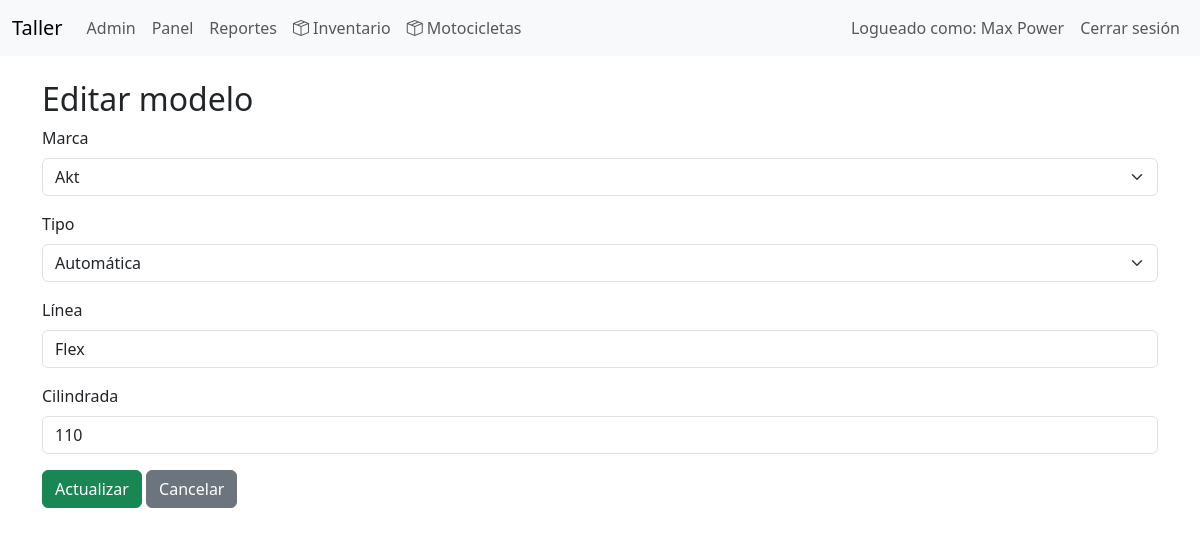
The page /index.php?controller=modelo_moto&action=edit&id=53 (signed in) on the database its author committed.
### tables this page shows
CREATE TABLE `modelos_moto` (
  `id` int(11) NOT NULL,
  `marca_moto_id` int(11) NOT NULL,
  `tipo_moto_id` int(11) NOT NULL,
  `linea` varchar(50) NOT NULL,
  `cilindrada` smallint(5) UNSIGNED DEFAULT NULL,
  `activo` tinyint(1) NOT NULL DEFAULT 1,
  `created_at` timestamp NOT NULL DEFAULT current_timestamp(),
  `updated_at` timestamp NOT NULL DEFAULT current_timestamp() ON UPDATE current_timestamp()
);

CREATE TABLE `marcas_moto` (
  `id` int(11) NOT NULL,
  `nombre` varchar(100) NOT NULL,
  `activo` tinyint(1) NOT NULL DEFAULT 1,
  `created_at` timestamp NOT NULL DEFAULT current_timestamp(),
  `updated_at` timestamp NOT NULL DEFAULT current_timestamp() ON UPDATE current_timestamp()
);

CREATE TABLE `tipos_moto` (
  `id` int(11) NOT NULL,
  `nombre` varchar(100) NOT NULL,
  `activo` tinyint(1) NOT NULL DEFAULT 1,
  `created_at` timestamp NOT NULL DEFAULT current_timestamp(),
  `updated_at` timestamp NOT NULL DEFAULT current_timestamp() ON UPDATE current_timestamp()
);

### app/controllers/BaseController.php (called while the page is built, shortened)
<?php
abstract class BaseController
{
    protected function render(string $view, array $data = []): void
    {
        extract($data);
        require __DIR__ . '/../views/layouts/header.php';
        require __DIR__ . '/../views/' . $view . '.php';
        require __DIR__ . '/../views/layouts/footer.php';
    }
}

### app/controllers/ModeloMotoController.php (called while the page is built, shortened)
<?php
class ModeloMotoController extends BaseController
{
    private ModeloMoto $modelModel;
    private MarcaMoto $brandModel;
    private TipoMoto $typeModel;
   public function __construct(PDO $pdo)
{
    $this->modelModel = new ModeloMoto($pdo);
    $this->brandModel = new MarcaMoto($pdo);
    $this->typeModel = new TipoMoto($pdo);
}
public function edit(): void
{
    $id = (int)($_GET['id'] ?? 0);
    $model = $this->modelModel->find($id);
    $this->render('motorcycle_models/form', [
        'title'  => 'Editar modelo',
        'model'  => $model,
        'brands' => $this->brandModel->active(),
        'types'  => $this->typeModel->active()
    ]);
}
}

### app/models/BaseModel.php (called while the page is built, shortened)
<?php
class BaseModel
{
    public function __construct(PDO $pdo)
    {
        $this->db = $pdo;
    }
}

### app/models/ModeloMoto.php (called while the page is built, shortened)
<?php
class ModeloMoto extends BaseModel
{
    public function find(int $id): ?array
{
    $stmt = $this->db->prepare("
        SELECT
            id,
            marca_moto_id,
            tipo_moto_id,
            linea,
            cilindrada,
            activo
        FROM modelos_moto
        WHERE id = :id
    ");
    $stmt->execute([
        ':id' => $id
    ]);
    return $stmt->fetch(PDO::FETCH_ASSOC) ?: null;
}
}

### app/models/CatalogModel.php (called while the page is built, shortened)
<?php
abstract class CatalogModel extends BaseModel
{
    protected string $table;
    public function active(): array
    {
        $stmt = $this->db->query("
            SELECT *
            FROM {$this->table}
            WHERE activo = 1
            ORDER BY nombre
        ");
        return $stmt->fetchAll(PDO::FETCH_ASSOC);
    }
}

### app/views/motorcycle_models/form.php (the view, shortened to what this page needs)
<h2><?= $title ?></h2>
<form
    method="post"
    action="index.php?controller=modelo_moto&action=<?= isset($model['id']) ? 'update' : 'store' ?>">
<div class="mb-3">
    <label class="form-label">Marca</label>
    <select
        name="marca_moto_id"
        class="form-select"
        required>
        <?php foreach ($brands as $brand): ?>
            <option
                value="<?= $brand['id'] ?>"
                <?= isset($model['marca_moto_id']) &&
                    $model['marca_moto_id'] == $brand['id']
                    ? 'selected'
                    : '' ?>>
                <?= htmlspecialchars($brand['nombre']) ?>
            </option>
        <?php endforeach; ?>
    </select>
</div>
<div class="mb-3">
    <label class="form-label">Tipo</label>
    <select
        name="tipo_moto_id"
        class="form-select"
        required>
        <?php foreach ($types as $type): ?>
            <option
                value="<?= $type['id'] ?>"
                <?= isset($model['tipo_moto_id']) &&
                    $model['tipo_moto_id'] == $type['id']
                    ? 'selected'
                    : '' ?>>
                <?= htmlspecialchars($type['nombre']) ?>
            </option>
        <?php endforeach; ?>
    </select>
</div>
<div class="mb-3">
    <label class="form-label">Línea</label>
    <input
        type="text"
        name="linea"
        class="form-control"
        maxlength="30"
        value="<?= htmlspecialchars($model['linea'] ?? '') ?>"
        required>
</div>
<div class="mb-3">
    <label class="form-label">Cilindrada</label>
    <input
        type="number"
        name="cilindrada"
        class="form-control"
        min="0"
        value="<?= htmlspecialchars($model['cilindrada'] ?? '') ?>">
</div>
<button
    type="submit"
    class="btn btn-success">
    <?= isset($model['id'])
        ? 'Actualizar'
        : 'Guardar' ?>
</button>
<a
    href="index.php?controller=modelo_moto&action=index"
    class="btn btn-secondary">
    Cancelar
</a>
</form>

### public/css/style.css (style rules this page uses)
body { padding-bottom: 40px; }

### rows shown on the page
modelos_moto: marca_moto_id "Akt", tipo_moto_id "Automática", linea "Flex", cilindrada "110"

### other values the page prints
$_SESSION['user_name'] "Max Power"
$title "Editar modelo"
